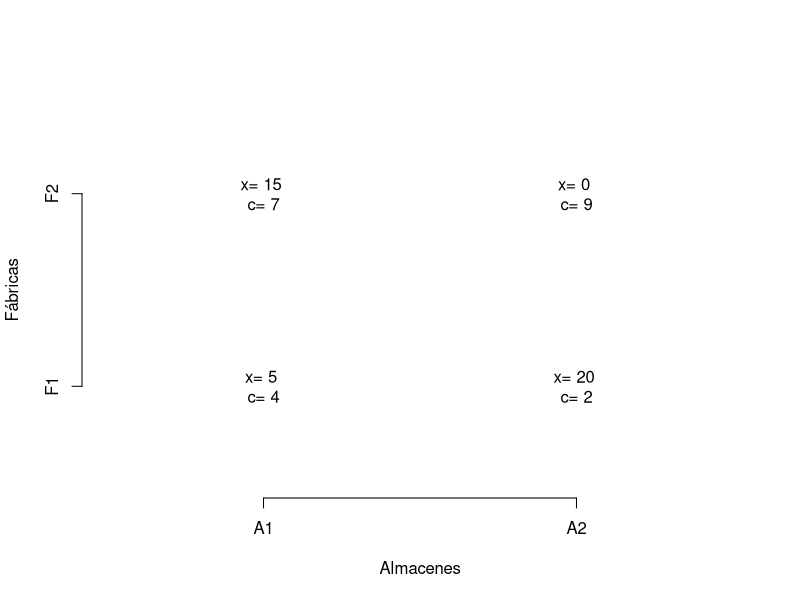

Here is the R script that generated this plot:
costos <- matrix(c(7,9,4,2), nrow=2, byrow=TRUE)
oferta <- c(15,25)
demanda <- c(20,20)
sol <- matrix(0, nrow=2, ncol=2)

while(sum(oferta) > 0 && sum(demanda) > 0){
  costos_temp <- costos
  costos_temp[oferta==0, ] <- Inf
  costos_temp[, demanda==0] <- Inf
  pos <- which(costos_temp == min(costos_temp), arr.ind=TRUE)[1,]
  i <- pos[1]; j <- pos[2]
  asignar <- min(oferta[i], demanda[j])
  sol[i,j] <- asignar
  oferta[i] <- oferta[i] - asignar
  demanda[j] <- demanda[j] - asignar
}

print("Ejercicio 5 - Matriz de asignación óptima:")
print(sol)
costo_total <- sum(sol*costos)
print(paste("Costo mínimo =", costo_total))

# Gráfico seguro
n_filas <- nrow(sol)
n_col <- ncol(sol)
plot(c(0.5, n_col+0.5), c(0.5, n_filas+0.5), type="n", xlab="Almacenes", ylab="Fábricas", xaxt='n', yaxt='n', bty='n')
axis(1, at=1:n_col, labels=paste0("A",1:n_col))
axis(2, at=1:n_filas, labels=paste0("F",1:n_filas))
for(i in 1:n_filas){
  for(j in 1:n_col){
    text(j, n_filas+1-i, paste("x=", sol[i,j], "\nc=", costos[i,j]))
  }
}
